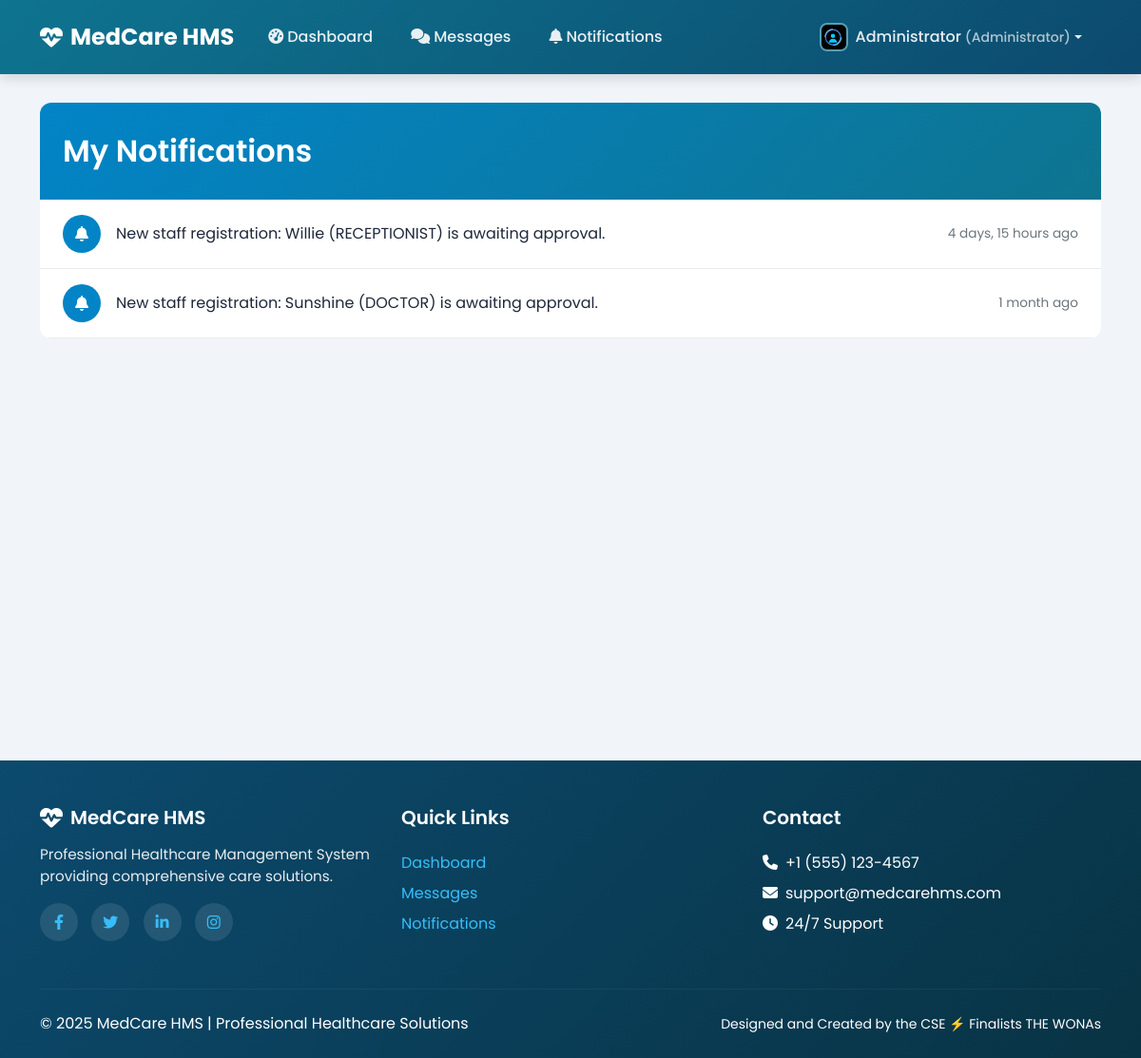
The page /notifications/ (signed in) on the database as committed earlier.
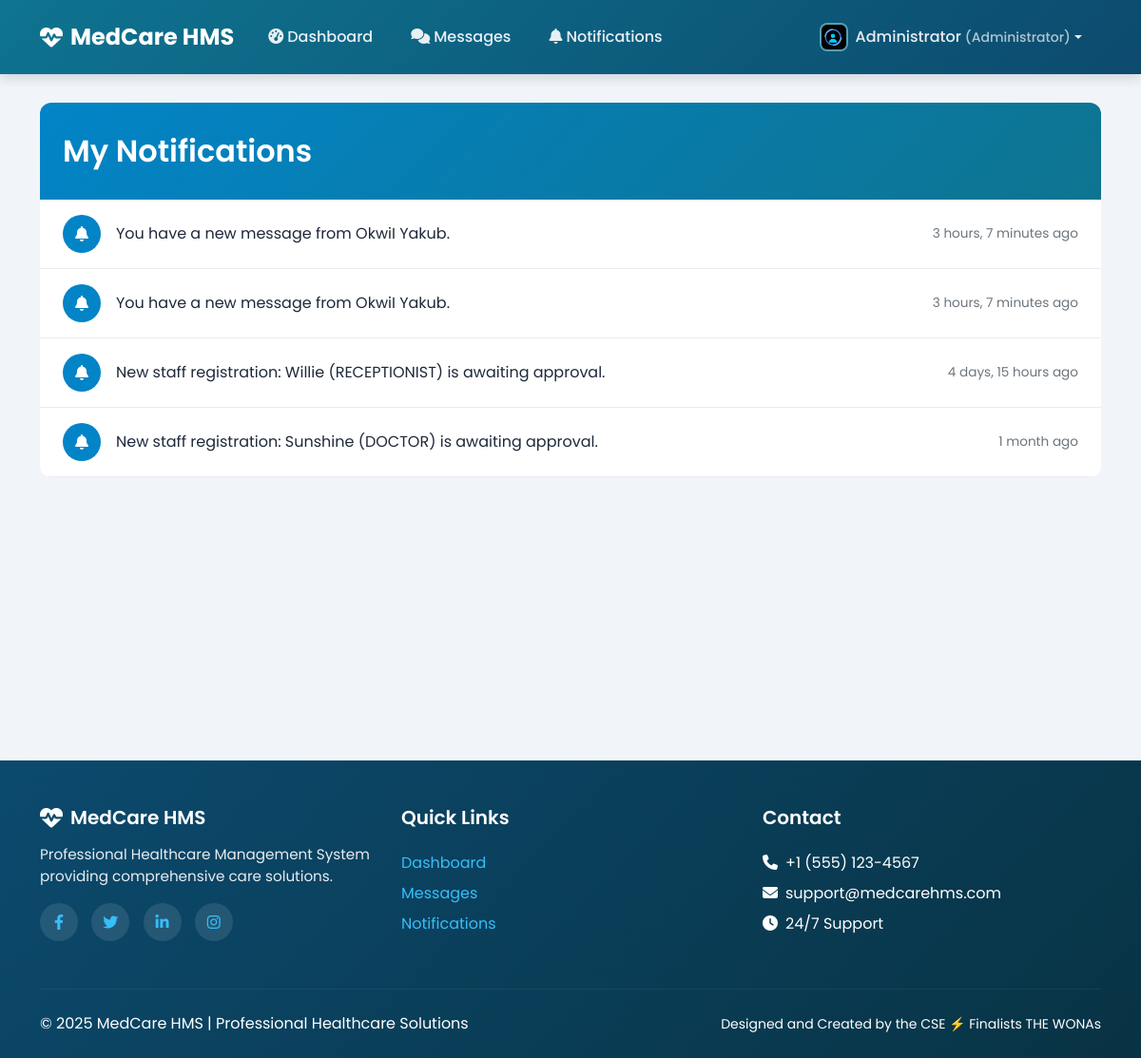
The same page on the database as committed later.
### notifications/models.py (models this page shows, shortened)
class Notification(models.Model):
    recipient = models.ForeignKey(settings.AUTH_USER_MODEL, on_delete=models.CASCADE, related_name='notifications')
    message = models.CharField(max_length=255)
    is_read = models.BooleanField(default=False)
    timestamp = models.DateTimeField(auto_now_add=True)
    link = models.URLField(blank=True, null=True)
    class Meta:
        ordering = ['-timestamp'] # Show the newest notifications first

### notifications/views.py (the view)
# urls.py: path('', views.notification_list_view, name='notification_list'),
@login_required
def notification_list_view(request):
    notifications = Notification.objects.filter(recipient=request.user)
    Notification.objects.filter(recipient=request.user, is_read=False).update(is_read=True)
    return render(request, 'notifications/notification_list.html', {'notifications': notifications})

### accounts/templatetags/profile_tags.py (called while the page is built)
@register.simple_tag
def get_profile_image_url(user):
    try:
        if hasattr(user, 'doctorprofile') and user.doctorprofile.profile_picture:
            return user.doctorprofile.profile_picture.url
        elif hasattr(user, 'patientprofile') and user.patientprofile.profile_picture:
            return user.patientprofile.profile_picture.url
        elif hasattr(user, 'receptionistprofile') and user.receptionistprofile.profile_picture:
            return user.receptionistprofile.profile_picture.url
    except (AttributeError, ValueError):
        pass
    return '/static/profile_pictures/default.jpeg'

@register.simple_tag
def get_user_initials(user):
    if user.first_name and user.last_name:
        return f"{user.first_name[0]}{user.last_name[0]}".upper()
    elif user.first_name:
        return user.first_name[0].upper()
    elif user.username:
        return user.username[0].upper()
    return "U"

@register.simple_tag
def get_user_role_color(user):
    try:
        if hasattr(user, 'doctorprofile'):
            return '#14B8A6'  # Teal accent for doctors
        elif hasattr(user, 'patientprofile'):
            return '#0E7490'  # Primary teal for patients
        elif hasattr(user, 'receptionistprofile'):
            return '#5ce9f6'  # Purple accent for receptionists
    except AttributeError:
        pass
    return '#14B8A6'  # Default to teal

@register.inclusion_tag('components/profile_image.html')
def profile_image(user, size="40", css_class="user-avatar", show_fallback=True):
    return {
        'user': user,
        'size': size,
        'css_class': css_class,
        'show_fallback': show_fallback,
        'image_url': get_profile_image_url(user),
        'initials': get_user_initials(user),
        'role_color': get_user_role_color(user),
    }

### accounts/templatetags/theme_tags.py (called while the page is built, shortened)
@register.simple_tag(takes_context=True)
def get_user_theme(context):
    request = context.get('request')
    if not request or not request.user.is_authenticated:
        return 'public-theme'  # Default theme for non-authenticated users
    user = request.user
    if user.is_superuser or user.is_staff:
        return 'admin-theme'

@register.inclusion_tag('components/theme_detector.html', takes_context=True)
def load_theme_css(context):
    return {
        'theme_class': get_user_theme(context),
        'theme_css': get_theme_css_file(context),
        'theme_colors': get_theme_colors(context)
    }

### templates/notifications/notification_list.html (shortened to what this page needs)
{% extends 'base_shared.html' %}
{% load theme_tags %}
{% block content %}
<div class="notification-container">
    <div class="notification-header">
        <h2>My Notifications</h2>
    </div>
    <div class="list-group list-group-flush">
        {% for notification in notifications %}
        <a href="{{ notification.link|default:'#' }}" class="notification-item {% if not notification.is_read %}unread{% endif %}">
            <div class="notification-icon">
                <i class="fas fa-bell"></i>
            </div>
            <div class="notification-content">
                {{ notification.message }}
            </div>
            <div class="notification-time">
                {{ notification.timestamp|timesince }} ago
            </div>
        </a>
        {% empty %}
        <div class="text-center p-5 text-muted">
            <i class="fas fa-bell-slash fa-3x mb-3"></i>
            <h5>You have no notifications</h5>
        </div>
        {% endfor %}
    </div>
</div>
{% endblock %}

### templates/base_shared.html (shortened to what this page needs)
{% load theme_tags %}
{% load profile_tags %}
{% load static %}
<!DOCTYPE html>
<html lang="en">
<head>
    <link href="https://cdn.jsdelivr.net/npm/bootstrap@5.3.0/dist/css/bootstrap.min.css" rel="stylesheet">
    <link rel="stylesheet" href="https://cdnjs.cloudflare.com/ajax/libs/font-awesome/6.4.0/css/all.min.css">
    {% load_theme_css %}
</head>
<body class="{% get_user_theme %}">
    <div class="content-wrapper">
        <nav class="navbar navbar-expand-lg navbar-adaptive">
            <div class="container">
                <a class="navbar-brand" href="{% url 'accounts:dashboard_redirect' %}">
                    <i class="fas fa-heartbeat"></i>
                    <span>MedCare HMS</span>
                </a>
                <div class="collapse navbar-collapse" id="navbarNav">
                    <ul class="navbar-nav me-auto">
                        <li class="nav-item">
                            <a class="nav-link" href="{% url 'accounts:dashboard_redirect' %}">
                                <i class="fas fa-tachometer-alt me-1"></i>Dashboard
                            </a>
                        </li>
                        <li class="nav-item">
                            <a class="nav-link" href="{% url 'chat:thread_list' %}">
                                <i class="fas fa-comments me-1"></i>Messages
                            </a>
                        </li>
                        <li class="nav-item">
                            <a class="nav-link" href="{% url 'notifications:notification_list' %}">
                                <i class="fas fa-bell me-1"></i>Notifications
                            </a>
                        </li>
                    </ul>
                    <ul class="navbar-nav">
                        <li class="nav-item dropdown">
                            <a class="nav-link dropdown-toggle d-flex align-items-center" href="#" role="button" data-bs-toggle="dropdown">
                                {% profile_image user size="30" css_class="user-avatar" %}
                                <span class="ms-2">{{ user.get_full_name|default:user.username }}</span>
                                <small class="ms-1 opacity-75">({% get_user_role_display %})</small>
                            </a>
                        </li>
                    </ul>
                </div>
            </div>
        </nav>
        <div class="content-adaptive">
            <div class="container">
                {% block content %}{% endblock %}
            </div>
        </div>
    </div>
    <footer class="footer-adaptive">
        <div class="container">
            <div class="row mb-4">
                <div class="col-lg-4 mb-3">
                    <div class="d-flex align-items-center gap-2 mb-3">
                        <i class="fas fa-heartbeat" style="font-size: 1.5rem;"></i>
                        <h5 class="mb-0">MedCare HMS</h5>
                    </div>
                    <p class="mb-3" style="font-size: 0.95rem; opacity: 0.9;">Professional Healthcare Management System providing comprehensive care solutions.</p>
                    <div class="social-links">
                        <a href="#" title="Facebook"><i class="fab fa-facebook-f"></i></a>
                        <a href="#" title="Twitter"><i class="fab fa-twitter"></i></a>
                        <a href="#" title="LinkedIn"><i class="fab fa-linkedin-in"></i></a>
                        <a href="#" title="Instagram"><i class="fab fa-instagram"></i></a>
                    </div>
                </div>
                <div class="col-lg-4 col-md-6 mb-3">
                    <h5>Quick Links</h5>
                    <ul class="list-unstyled">
                        <li class="mb-2"><a href="{% url 'accounts:dashboard_redirect' %}">Dashboard</a></li>
                        <li class="mb-2"><a href="{% url 'chat:thread_list' %}">Messages</a></li>
                        <li class="mb-2"><a href="{% url 'notifications:notification_list' %}">Notifications</a></li>
                    </ul>
                </div>
                <div class="col-lg-4 col-md-6 mb-3">
                    <h5>Contact</h5>
                    <p class="mb-2"><i class="fas fa-phone me-2"></i>+1 (555) 123-4567</p>
                    <p class="mb-2"><i class="fas fa-envelope me-2"></i>support@medcarehms.com</p>
                    <p class="mb-2"><i class="fas fa-clock me-2"></i>24/7 Support</p>
                </div>
            </div>
            <hr style="border-color: rgba(255,255,255,0.2); margin: 1.5rem 0;">
            <div class="row align-items-center">
                <div class="col-md-6 text-center text-md-start mb-2 mb-md-0">
                    <p class="mb-0">&copy; {% now 'Y' %} MedCare HMS | Professional Healthcare Solutions</p>
                </div>
                <div class="col-md-6 text-center text-md-end">
                    <p class="mb-0 small">Designed and Created by the CSE ⚡ Finalists THE WONAs</p>
                </div>
            </div>
        </div>
    </footer>
</body>
</html>

### templates/components/theme_detector.html (shortened to what this page needs)
{% load static %}
<link rel="stylesheet" href="{% static theme_css %}">

### templates/components/profile_image.html (shortened to what this page needs)
{% load static %}
<div class="profile-image-container" style="position: relative; display: inline-block;">
    <img src="{{ image_url }}"
         alt="{{ user.get_full_name|default:user.username }}"
         class="{{ css_class }}"
         style="width: {{ size }}px; height: {{ size }}px; border-radius: {% if 'rounded' in css_class %}50%{% else %}8px{% endif %}; object-fit: cover; background: {{ role_color }};"
         onerror="this.style.display='none'; this.nextElementSibling.style.display='flex';">
</div>

### static/css/themes/doctor-theme.css (style rules this page uses)
:root { --doctor-primary: #14B8A6; --doctor-primary-dark: #0F766E; --doctor-primary-light: #5EEAD4; --doctor-secondary: #0284C7; --doctor-accent: #22C55E; --doctor-warning: #F59E0B; --doctor-danger: #EF4444; --doctor-success: #10B981; --doctor-gradient-primary: linear-gradient(135deg, #14B8A6 0%, #0F766E 100%); --doctor-gradient-secondary: linear-gradient(135deg, #0284C7 0%, #0369A1 100%); --doctor-gradient-card: linear-gradient(145deg, #ffffff 0%, #f8fafc 100%); --doctor-shadow-primary: 0 4px 20px rgba(20, 184, 166, 0.25); --doctor-shadow-card: 0 8px 32px rgba(15, 118, 110, 0.15); --doctor-shadow-hover: 0 12px 40px rgba(20, 184, 166, 0.3); }

### templates/base_shared.html (style rules this page uses)
:root { --primary-teal: #0E7490; --primary-dark-teal: #0C4A6E; --sky-blue: #0284C7; --light-sky-blue: #38BDF8; --accent-blue: #14B8A6; --accent-green: #22C55E; --accent-orange: #F97316; --background-light: #F1F5F9; --background-white: #FFFFFF; --text-dark: #1E293B; --text-muted: #64748B; --border-light: #E2E8F0; }
* { font-family: 'Poppins', sans-serif; }
body { background-color: var(--background-light); color: var(--text-dark); display: flex; flex-direction: column; min-height: 100vh; }
.content-wrapper { flex: 1; }
.navbar-adaptive { background: linear-gradient(135deg, var(--primary-teal) 0%, var(--primary-dark-teal) 100%); box-shadow: 0 4px 12px rgba(15, 23, 42, 0.15); padding: 0.75rem 0; position: fixed; top: 0; left: 0; right: 0; z-index: 1030; }
body { padding-top: 76px; }
.navbar-adaptive .navbar-brand { color: white !important; font-weight: 700; font-size: 1.5rem; display: flex; align-items: center; gap: 0.5rem; }
.navbar-adaptive .nav-link { color: rgba(255, 255, 255, 0.9) !important; font-weight: 500; padding: 0.75rem 1rem !important; border-radius: 8px; margin: 0 4px; transition: all 0.3s ease; }
.user-avatar { width: 40px; height: 40px; border-radius: 50%; object-fit: cover; border: 2px solid rgba(255, 255, 255, 0.3); background: var(--accent-blue); transition: all 0.3s ease; }
.content-adaptive { min-height: calc(100vh - 76px); padding: 2rem 0; }
.footer-adaptive { background: linear-gradient(135deg, var(--primary-dark-teal) 0%, #083344 100%); color: white; padding: 3rem 0 1.5rem; margin-top: auto; }
.footer-adaptive a { color: var(--light-sky-blue); text-decoration: none; transition: color 0.3s ease; }
.footer-adaptive h5 { color: white; margin-bottom: 1.5rem; font-weight: 600; }
.social-links a { display: inline-flex; align-items: center; justify-content: center; width: 40px; height: 40px; border-radius: 50%; background: rgba(255, 255, 255, 0.1); margin-right: 10px; transition: all 0.3s ease; }

### templates/components/messages.html (style rules this page uses)
:root { --message-success: #10b981; --message-success-bg: #ecfdf5; --message-success-border: #a7f3d0; --message-success-text: #065f46; --message-error: #ef4444; --message-error-bg: #fef2f2; --message-error-border: #fecaca; --message-error-text: #991b1b; --message-warning: #f59e0b; --message-warning-bg: #fffbeb; --message-warning-border: #fed7aa; --message-warning-text: #92400e; --message-info: #3b82f6; --message-info-bg: #eff6ff; --message-info-border: #bfdbfe; --message-info-text: #1e40af; --message-slide-duration: 300ms; --message-fade-duration: 250ms; --message-scale-duration: 200ms; }

### templates/notifications/notification_list.html (style rules this page uses)
.notification-container { background: var(--background-white); border-radius: 12px; box-shadow: 0 4px 12px var(--shadow-light); overflow: hidden; }
.notification-header { background: linear-gradient(135deg, var(--sky-blue) 0%, var(--primary-teal) 100%); color: white; padding: 2rem 1.5rem; }
.notification-header h2 { font-weight: 600; margin-bottom: 0; }
.notification-item { display: flex; align-items: center; padding: 1rem 1.5rem; border-bottom: 1px solid #e9ecef; transition: background-color 0.3s ease; text-decoration: none; color: var(--text-dark); }
.notification-icon { width: 40px; height: 40px; flex-shrink: 0; border-radius: 50%; background-color: var(--sky-blue); color: white; display: flex; align-items: center; justify-content: center; margin-right: 1rem; }
.notification-content { flex-grow: 1; }
.notification-time { font-size: 0.85rem; color: #6c757d; white-space: nowrap; margin-left: 1rem; }

Rows that differ between the two databases and show on the page:
added Notification: message "You have a new message from OkwiI Yakub.", timestamp "3 hours, 7 minutes"
added Notification: message "You have a new message from OkwiI Yakub.", timestamp "3 hours, 7 minutes"
